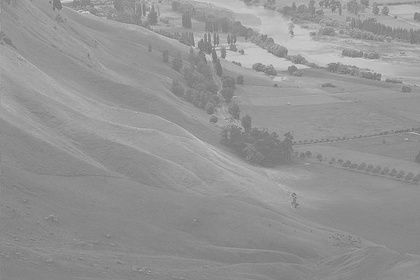
%> input picture oImage.jpg, 420 x 280 px, shrunk from 600 x 400 before the run
$ octave main.m   (GNU Octave 9; MATLAB toolbox functions it lacks are replaced by stand-ins)
%> lines starting %> are read from the running program, lines starting %| are printed output that depends on the picture
### compute_histogram.m
function f = compute_histogram(I,title0,position)
%compute_histogram
%   I: the image
%   title0: histogram's title
%   position: histogram's position

[height,width]=size(I);

% Compute the number of occurrences of each gray level
NumPixel = zeros(1,256);
for i = 1:height
    for j = 1:width
        NumPixel( I(i,j) + 1 ) = NumPixel( I(i,j) + 1 ) + 1;
    end
end

subplot(2,4,position)
bar(NumPixel)
title(title0);

f = NumPixel;
end

### compute_normalized_histogram.m
function f = compute_normalized_histogram(NumPixel,I,title0,position)
%compute_normalized_histogram
%   NumPixel: number of each gray level
%   I: the image
%   title0: histogram's title
%   position: histogram's position

[height,width]=size(I);

% Compute the probability of an occurrence of each gray level
ProbPixel = zeros(1,256);
for i = 1:256
    ProbPixel(i) = NumPixel(i) / (height * width * 1.0);
end

subplot(2,4,position)
bar(ProbPixel)
title(title0);

f = ProbPixel;
end

### compute_cumulative_histogram.m
function f = compute_cumulative_histogram(ProbPixel,title0,position)
%compute_cumulative_histogram
%   ProbPixel: probability density of each gray level
%   title0: histogram's title
%   position: histogram's position

% Compute the cumulative distribution function
CumuPixel = zeros(1,256);
for i = 1:256
    if i == 1
        CumuPixel(i) = ProbPixel(i);
    else
        CumuPixel(i) = CumuPixel(i-1) + ProbPixel(i);
    end
end

subplot(2,4,position);
bar(CumuPixel)
title(title0);

f = CumuPixel;
end

### main.m
% Histogram Equalization
%   This is the entry

I0 = imread('oImage.jpg');
%> I0 is the input picture: size 280x420 uint8; min 110, max 221, mean 148
I = I0;

% If the image is a color image, change it to a gray image
[height,width, numberOfColorChannels]=size(I0);
%> height = 280; width = 420; numberOfColorChannels = 1
if numberOfColorChannels > 1
  disp(numberOfColorChannels);
  I = rgb2gray(I0);
end

% show the original image
subplot(241)
imshow(I)
title('Original Image');

% NumPixel is the number of occurrences of each gray level
NumPixel = compute_histogram(I,'Histogram of Original Image',2);
%> after the loop in compute_histogram, `for i = 1:height`: NumPixel = 256 values, max 4938 at index 138, min 0 at index 1, mean 459.4
%> in compute_histogram, `f = NumPixel;`: f has the same summary as NumPixel
% ProbPixel is the probability of an occurrence of each gray level
ProbPixel = compute_normalized_histogram(NumPixel,I,'Normalized Histogram of Original Image',3);
%> after the loop in compute_normalized_histogram, `for i = 1:256`: ProbPixel = 256 values, max 0.042 at index 138, min 0 at index 1, mean 0.00391
%> in compute_normalized_histogram, `f = ProbPixel;`: f has the same summary as ProbPixel
% Cumupixel is the cumulative distribution function
CumuPixel = compute_cumulative_histogram(ProbPixel,'Cumulative Histogram of Original Image',4);
%> after the loop in compute_cumulative_histogram, `for i = 1:256`: CumuPixel = 256 values from 0 to 1
%> CumuPixel = 256 values from 0 to 1


% The Cumupixel convert to new gray levels
Map = zeros(1,256);
for i = 1:256
    Map(i) = uint8(255 * CumuPixel(i)+0.5);
end
%> after the loop, Map = 256 values from 1 to 255
for i = 1:height
    for j = 1:width
        I(i,j)=Map(I(i,j) + 1);
    end
end
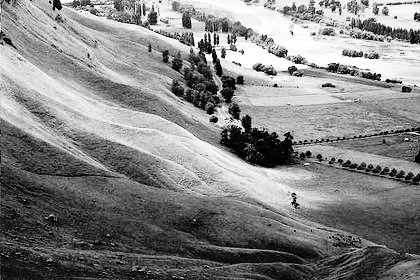
%> I: size 280x420 uint8; min 1, max 255, mean 131

% show the new image
subplot(245)
imshow(I)
title('New Image');

% show the new image's histograms
NewNumPixel = compute_histogram(I,'Histogram of New Image',6);
%> NewNumPixel = 256 values, max 4938 at index 64, min 0 at index 1, mean 459.4
NewProbPixel = compute_normalized_histogram(NewNumPixel,I,'Normalized Histogram of New Image',7);
%> NewProbPixel = 256 values, max 0.042 at index 64, min 0 at index 1, mean 0.00391
NewCumuPixel = compute_cumulative_histogram(NewProbPixel,'Cumulative Histogram of New Image',8);
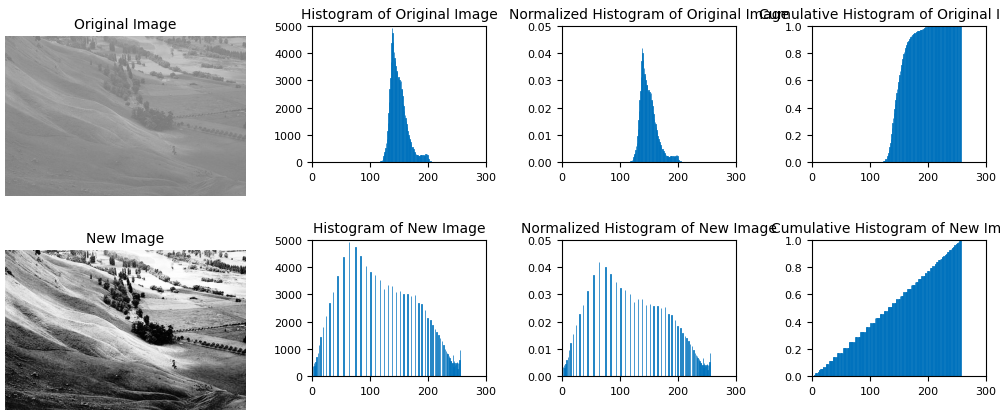
%> figure redrawn from the program's plot data, 8 panels
%> NewCumuPixel = 256 values from 0 to 1
